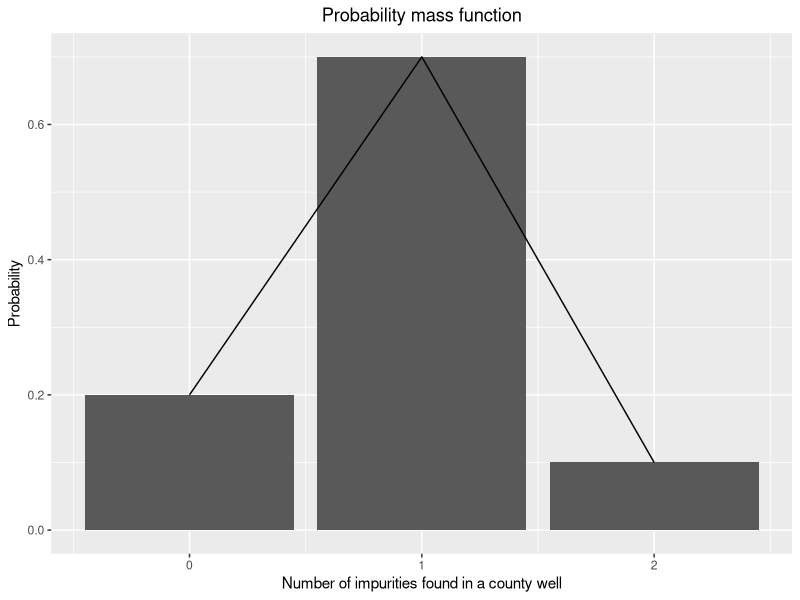
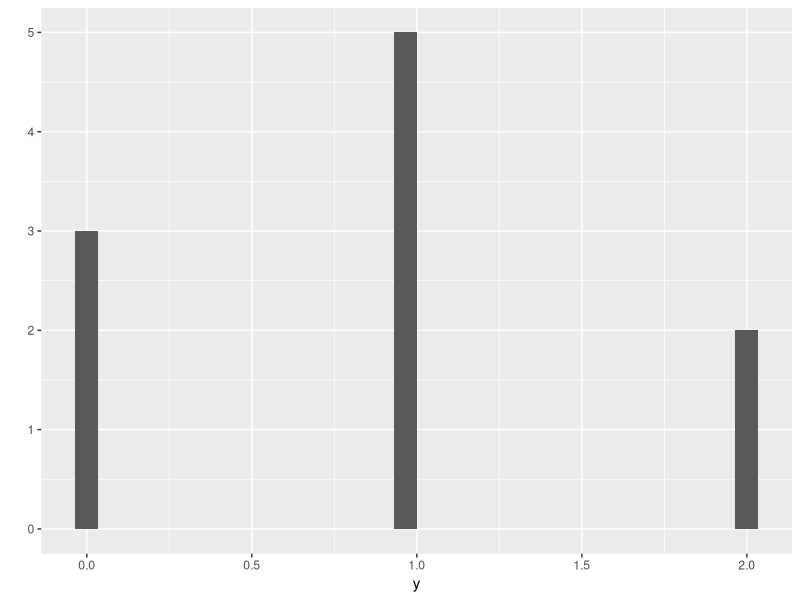
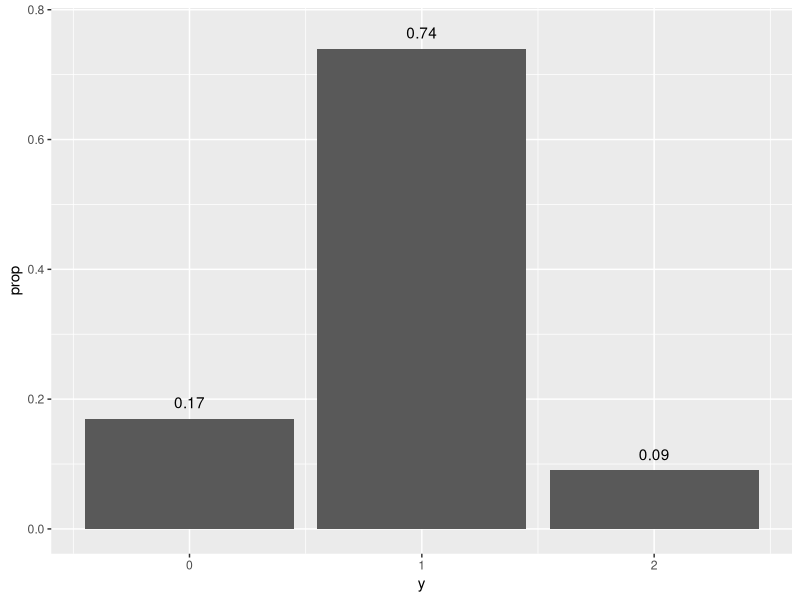
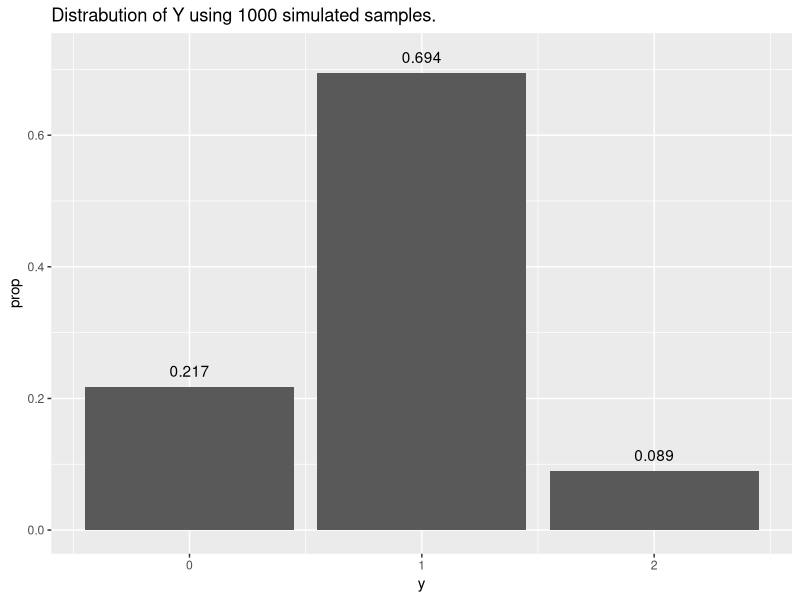

Write the R code that produced these figures, in order.
## ---- chunk 1
knitr::opts_chunk$set(echo = TRUE)
library(tidyverse)
## ---- chunk 2
pdf.Y <- function(y){
  if (y == 0){
    return(0.2)
  } else if (y == 1){
    return(0.7)
  } else if (y == 2){
    return(0.1)
  } else{
    return(0)
  }
}

data.frame(Y = 0:2,
           Pr = map_dbl(0:2, pdf.Y)) %>%
  ggplot(aes(Y,Pr)) +
  geom_col() +
  geom_path() +
  labs(title = "Probability mass function",
       x = "Number of impurities found in a county well",
       y = "Probability") +
  theme(plot.title = element_text(hjust = 0.5))
## ---- chunk 3
sample(x = 0:2, size = 1, 
       replace = TRUE, 
       prob = map_dbl(0:2, ~pdf.Y(y = .))) # one observation, y

n = 10 # sample size of 10
data.frame(y = sample(x = 0:2, size = n, replace = TRUE, 
                      prob = map_dbl(0:2, ~pdf.Y(y = .)))) %>% 
  qplot(x = y, data = .)

n = 100 # sample size of 10
data.frame(y = sample(x = 0:2, size = n, replace = TRUE, 
                      prob = map_dbl(0:2, ~pdf.Y(y = .)))) %>% 
  ggplot(aes(x = y, y = ..prop..)) +
  geom_bar(stat = "count") +
  geom_text(stat = "count", aes(label = ..prop..),
            nudge_y = 0.025)

n = 1000 # sample size of 10
data.frame(y = sample(x = 0:2, size = n, replace = TRUE, 
                      prob = map_dbl(0:2, ~pdf.Y(y = .)))) %>% 
  ggplot(aes(x = y, y = ..prop..)) +
  geom_bar(stat = "count") +
  geom_text(stat = "count", aes(label = ..prop..),
            nudge_y = 0.025) +
  labs(title = paste0("Distrabution of Y using ", n, " simulated samples."))
